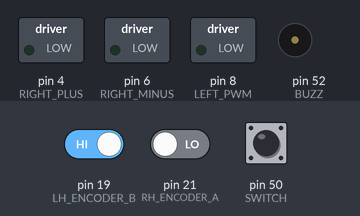
This sketch was run on a simulated Arduino Mega 2560, built with avr-gcc and run on an emulated ATmega2560. Shown: switched loads named in the sketch (green lamp = pin HIGH), buzzer (waves = sounding, pin HIGH). Inputs (shaded band) come from the test bench; at power-on: pin 50 (SWITCH) HIGH, pin 19 (LH_ENCODER_B) HIGH, pin 21 (RH_ENCODER_A) LOW.

Above: at 1.2 s.
1.3 s: pin 50 (SWITCH) pulled LOW for 1 s
At 1.51 s:
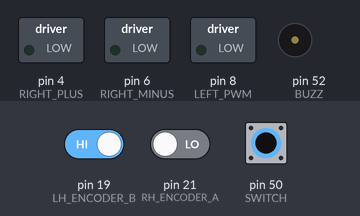
4.3 s: pin 50 (SWITCH) pulled LOW for 3.2 s
At 8.4 s:
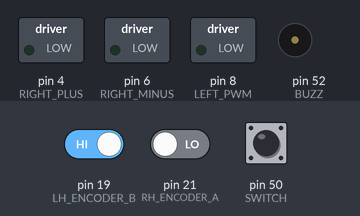
Timing chart, 0 to 9.9 s (numbered marks = the images above; inputs shaded):
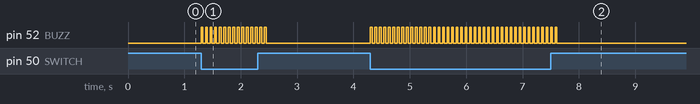

Measured:
- after the input at 1.3 s, pin 52 (BUZZ): alternates HIGH for 0.03 s and LOW for 0.05 s, 30 changes in all, then stays LOW, starting at once
- after the input at 4.3 s, pin 52 (BUZZ): alternates HIGH for 0.03 s and LOW for 0.05 s, 84 changes in all, then stays LOW, starting at once

The sketch:

buzzzerndSwitch.ino
```cpp
#include <QTRSensors.h>
#include <NewPing.h>

#define TRIGGER_PIN  12
#define ECHO_PIN     11
#define MAX_DISTANCE 200
NewPing sonar(TRIGGER_PIN, ECHO_PIN, MAX_DISTANCE);

#define NUM_SENSORS   8
#define TIMEOUT       2500
#define EMITTER_PIN   2
QTRSensorsRC qtrrc((unsigned char[]) {48, 46, 42, 40, 38, 36,34,32},NUM_SENSORS, TIMEOUT, EMITTER_PIN);
unsigned int sensorValues[NUM_SENSORS];

#define LEFT_PLUS 7
#define LEFT_MINUS 9
#define LEFT_PWM 8

#define RIGHT_PLUS 4
#define RIGHT_MINUS 6
#define RIGHT_PWM 5

#define RH_ENCODER_A 21 //black
#define RH_ENCODER_B 20 // red
#define LH_ENCODER_A 18 //blue
#define LH_ENCODER_B 19 // white

#define SWITCH 50
#define BUZZ 52

#define IS_SWITCH_OPEN digitalRead(SWITCH)>0

volatile unsigned long leftCount = 0;
volatile unsigned long rightCount = 0;


void setup() {

  // set Motor PINS
  for(int i=4;i<=9;i+=2){
    pinMode(i,OUTPUT);
  }
  // Encorder
  pinMode(LH_ENCODER_A, INPUT);
  pinMode(LH_ENCODER_B, INPUT);
  pinMode(RH_ENCODER_A, INPUT);
  pinMode(RH_ENCODER_B, INPUT);

  // initialize hardware interrupts
  attachInterrupt(4, leftEncoderEvent, CHANGE);
  attachInterrupt(2, rightEncoderEvent, CHANGE);
  //for sensor panel
  for(int i=32;i<=48;i+=2){
    pinMode(i,INPUT);
  }

  pinMode(BUZZ,OUTPUT);
  Serial.begin(9600);

}


void loop() {
  testA();

}

void testA(){
  //checkPanel();
  //lMotorForward(255);
  //rMotorForward(255);

  /* check Enc*/

//  motorForward(255,255);
//  Serial.print("L: ");
//  Serial.print(leftCount);
//  Serial.print("\tright: ");
//  Serial.println(rightCount);
/*PWM*/
//  for(int i=255;i>20;i--){
//    motorForward(i,i);
//    Serial.println(i);
//    delay(1);
//  }

/* sonar */
//Serial.println(readSonar);

/* switch and buzer*/
while(IS_SWITCH_OPEN);
beep(3);

}

void beep(int i){
    for(int j=0;j<i;j++){
      digitalWrite(52,HIGH);
      delay(30);
      digitalWrite(52,LOW);
      delay(50);
    }
}

void checkPanel(){
  qtrrc.read(sensorValues);
  for (unsigned char i = 0; i < NUM_SENSORS; i++)
  {
    Serial.print(sensorValues[i]/2500);
    Serial.print('\t');
  }
  Serial.println();

  delay(250);
}

void leftEncoderEvent() {
  if (digitalRead(LH_ENCODER_A) == HIGH) {
    if (digitalRead(LH_ENCODER_B) == LOW) {
      leftCount++;
    } else {
      leftCount--;
    }
  } else {
    if (digitalRead(LH_ENCODER_B) == LOW) {
      leftCount--;
    } else {
      leftCount++;
    }
  }
}

void rightEncoderEvent() {
  if (digitalRead(RH_ENCODER_A) == HIGH) {
    if (digitalRead(RH_ENCODER_B) == LOW) {
      rightCount++;
    } else {
      rightCount--;
    }
  } else {
    if (digitalRead(RH_ENCODER_B) == LOW) {
      rightCount--;
    } else {
      rightCount++;
    }
  }
}

void motorForward(int pwml,int pwmr){
  rMotorForward(pwmr);
  lMotorForward(pwml);
}

void motorReverse(int pwml,int pwmr){
  rMotorReverse(pwmr);
  lMotorReverse(pwml);
}

void lMotorForward(int pwm){
  digitalWrite(LEFT_PLUS,HIGH);
  digitalWrite(LEFT_MINUS,LOW);
  analogWrite(LEFT_PWM,pwm);
}

void rMotorForward(int pwm){
  digitalWrite(RIGHT_PLUS,HIGH);
  digitalWrite(RIGHT_MINUS,LOW);
  analogWrite(RIGHT_PWM, pwm);
}

void lMotorReverse(int pwm){
  digitalWrite(LEFT_PLUS,LOW);
  digitalWrite(LEFT_MINUS,HIGH);
  analogWrite(LEFT_PWM,pwm);
}

void rMotorReverse(int pwm){
  digitalWrite(RIGHT_PLUS,LOW);
  digitalWrite(RIGHT_MINUS,HIGH);
  analogWrite(RIGHT_PWM, pwm);
}

void motorStop(){

  digitalWrite(RIGHT_PLUS,HIGH);
  digitalWrite(RIGHT_MINUS,HIGH);
  analogWrite(RIGHT_PWM, 0);
  digitalWrite(LEFT_PLUS,HIGH);
  digitalWrite(LEFT_MINUS,HIGH);
  analogWrite(LEFT_PWM,0);
  delay(10);
  digitalWrite(RIGHT_PLUS,LOW);
  digitalWrite(RIGHT_MINUS,LOW);
  digitalWrite(LEFT_PLUS,LOW);
  digitalWrite(LEFT_MINUS,LOW);

}

unsigned int readSonar(){
  unsigned int uS = sonar.ping();
  return uS / US_ROUNDTRIP_CM;
}
```
